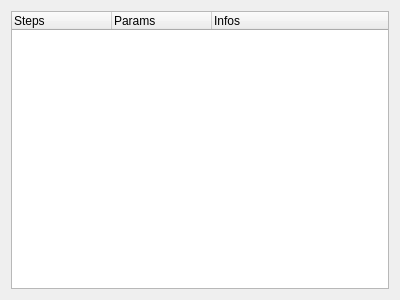
<?xml version="1.0" encoding="UTF-8"?>
<ui version="4.0">
 <class>QRDebug</class>
 <widget class="QWidget" name="QRDebug">
  <property name="geometry">
   <rect>
    <x>0</x>
    <y>0</y>
    <width>400</width>
    <height>300</height>
   </rect>
  </property>
  <property name="windowTitle">
   <string>Form</string>
  </property>
  <layout class="QVBoxLayout" name="verticalLayout">
   <item>
    <widget class="QTreeWidget" name="Infos">
     <column>
      <property name="text">
       <string>Steps</string>
      </property>
     </column>
     <column>
      <property name="text">
       <string>Params</string>
      </property>
     </column>
     <column>
      <property name="text">
       <string>Infos</string>
      </property>
     </column>
    </widget>
   </item>
  </layout>
 </widget>
 <resources/>
 <connections/>
</ui>
